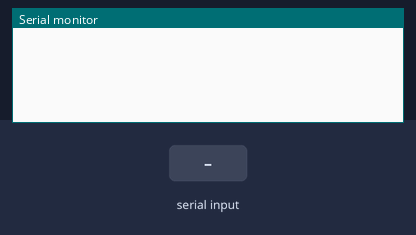
The sketch below on a simulated Arduino Uno, built with avr-gcc and run on an emulated ATmega328P. Shown: the last lines printed to the serial monitor. Inputs (shaded band) come from the test bench.

Above: at 2.0 s.
2.1 s: "90,45\n" received over Serial
At 4.8 s:
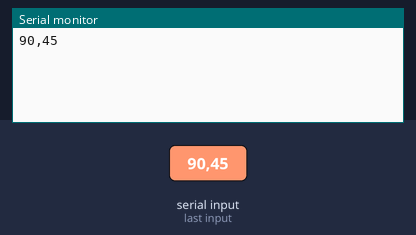
5.1 s: "5\n" received over Serial
At 8.0 s:
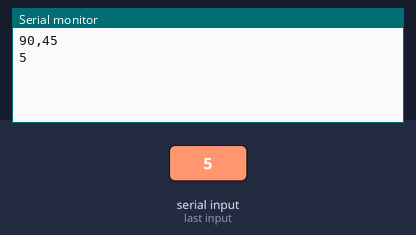

Measured:
- after the input at 2.1 s, the serial monitor: prints a new line after 1.9 s (image 1)
- after the input at 5.1 s, the serial monitor: prints a new line after 1.9 s (image 2)

The sketch:

prova7.ino
```cpp
/*
 * Programma dimostrativo per capire come funzionano la
 * porta seriale fisica e quella emulata con Arduino UNO.
 *
 * Dimostriamo come usare la routine di sistema serialEvent()
 *
 * Visualizza l'esperienza di laboratorio completa:
 * https://youtu.be/JQ6aAkAivsE
 */

#include <SoftwareSerial.h>

#define RX_AUX     9
#define TX_AUX     8

SoftwareSerial mySerial ( RX_AUX, TX_AUX );

int n;

void setup()
{
  Serial.begin(9600);

  // Define pin modes for TX and RX
  pinMode( RX_AUX, INPUT );
  pinMode( TX_AUX, OUTPUT );
  mySerial.begin(9600);
  mySerial.listen();

  n = 0;
}

void loop()
{
  mySerial.println(n + 1);

  delay(1000);
}

void serialEvent() {
  String s;

  /*if (Serial.available() > 0) {*/

    s = Serial.readString();

    Serial.println(s);

    n = s.toInt();

  /*}*/

}
```
